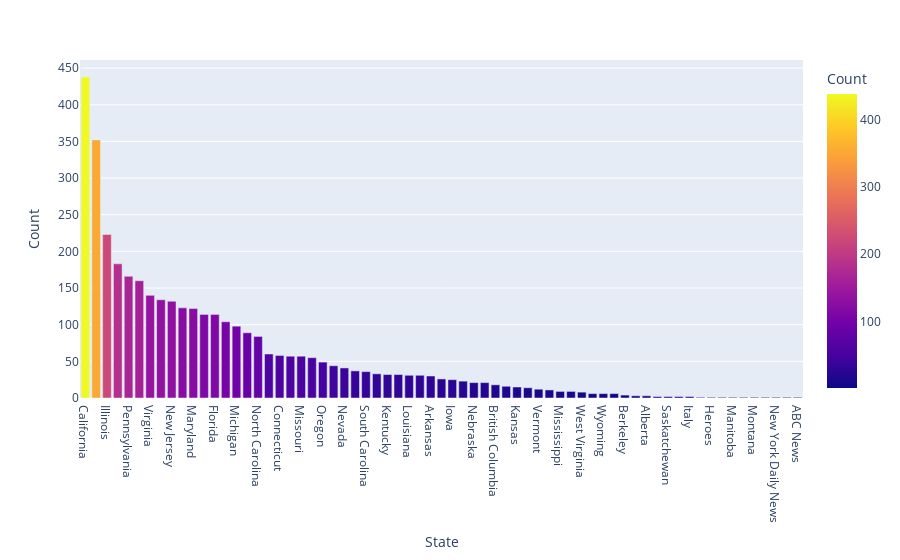

The code cell stored with this chart in its notebook:
### Markdown cell above
# Tip #8 - Build graphics to explore ideas

### Code cell
# Count of contestants per state
fig = px.bar(state_counts, x='state', y='count',color='count',
             labels={'state':'State', 'count':"Count"})
fig.show()

### Figure 1 — Plotly figure (JSON) as saved in the notebook; plotly's stock layout.template omitted (floating-point values rounded to 4 significant figures)
{"data": [{"alignmentgroup": "True", "hoverlabel": {"namelength": 0}, "hovertemplate": "State=%{x}<br>Count=%{marker.color}", "legendgroup": "", "marker": {"color": [438, 352, 223, 183, 166, 160, 140, 134, 132, 123, 122, 114, 114, 104, 98, 89, 84, 60, 58, 57, 57, 55, 49, 44, 41, 37, 36, 33, 32, 32, 31, 31, 30, 26, 25, 23, 21, 21, 18, 16, 15, 14, 12, 11, 9, 9, 8, 6, 6, 6, 4, 3, 3, 2, 2, 2, 2, 1, 1, 1, 1, 1, 1, 1, 1, 1, 1], "coloraxis": "coloraxis"}, "name": "", "offsetgroup": "", "orientation": "v", "showlegend": false, "textposition": "auto", "type": "bar", "x": ["California", "New York", "Illinois", "Massachusetts", "Pennsylvania", "Texas", "Virginia", "Ohio", "New Jersey", "Georgia", "Maryland", "D.C.", "Florida", "Colorado", "Michigan", "Washington", "North Carolina", "Tennessee", "Connecticut", "Ontario", "Missouri", "Indiana", "Oregon", "Minnesota", "Nevada", "Alabama", "South Carolina", "Wisconsin", "Kentucky", "Arizona", "Louisiana", "Utah", "Arkansas", "Oklahoma", "Iowa", "New Hampshire", "Nebraska", "Delaware", "British Columbia", "Rhode Island", "Kansas", "New Mexico", "Vermont", "Maine", "Mississippi", "Idaho", "West Virginia", "South Dakota", "Wyoming", "Alaska", "Berkeley", "Quebec", "Alberta", "Prince Edward Island", "Saskatchewan", "Hawaii", "Italy", "Nova Scotia", "Heroes", "Frozen", "Manitoba", "North Dakota", "Montana", "New Brunswick", "New York Daily News", "Newfoundland and Labrador", "ABC News"], "xaxis": "x", "y": [438, 352, 223, 183, 166, 160, 140, 134, 132, 123, 122, 114, 114, 104, 98, 89, 84, 60, 58, 57, 57, 55, 49, 44, 41, 37, 36, 33, 32, 32, 31, 31, 30, 26, 25, 23, 21, 21, 18, 16, 15, 14, 12, 11, 9, 9, 8, 6, 6, 6, 4, 3, 3, 2, 2, 2, 2, 1, 1, 1, 1, 1, 1, 1, 1, 1, 1], "yaxis": "y"}], "layout": {"barmode": "relative", "coloraxis": {"colorbar": {"title": {"text": "Count"}}, "colorscale": [[0, "#0d0887"], [0.1111, "#46039f"], [0.2222, "#7201a8"], [0.3333, "#9c179e"], [0.4444, "#bd3786"], [0.5556, "#d8576b"], [0.6667, "#ed7953"], [0.7778, "#fb9f3a"], [0.8889, "#fdca26"], [1, "#f0f921"]]}, "legend": {"tracegroupgap": 0}, "margin": {"t": 60}, "xaxis": {"anchor": "y", "domain": [0, 1], "title": {"text": "State"}}, "yaxis": {"anchor": "x", "domain": [0, 1], "title": {"text": "Count"}}}}
